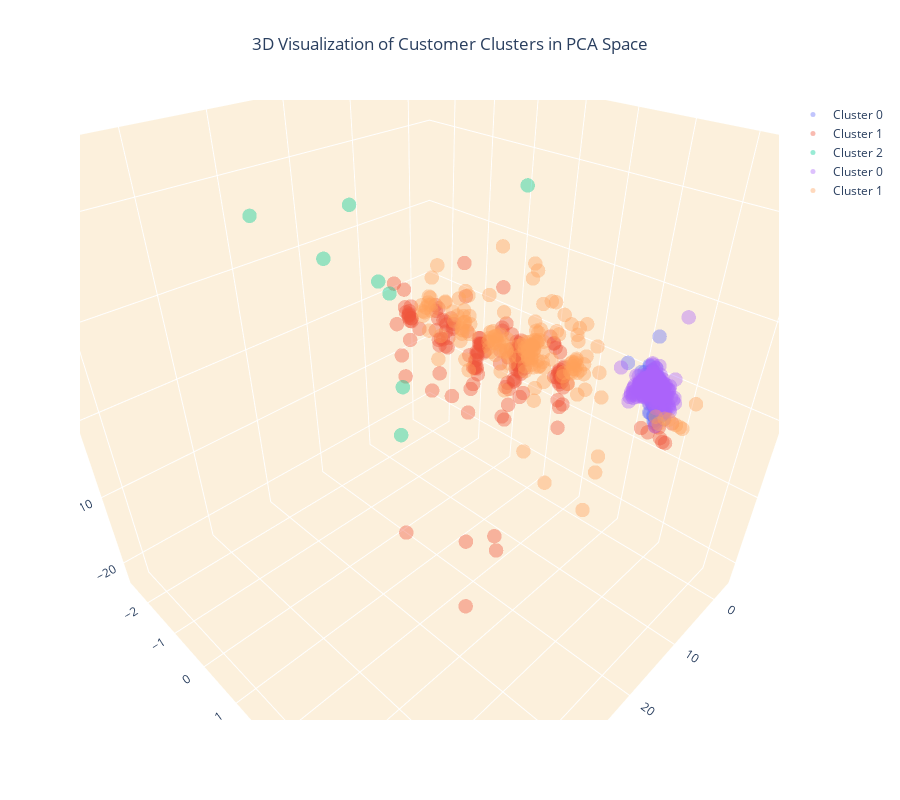

The notebook cell saved with this chart:
### Code cell
import plotly.graph_objects as go


# Create separate data frames for each cluster
cluster_0 = customer_data_pca[customer_data_pca['cluster'] == 0]
cluster_1 = customer_data_pca[customer_data_pca['cluster'] == 1]
cluster_2 = customer_data_pca[customer_data_pca['cluster'] == 2]
cluster_3 = customer_data_pca[customer_data_pca['cluster'] == 3]
cluster_4 = customer_data_pca[customer_data_pca['cluster'] == 4]
#cluster_5 = customer_data_pca[customer_data_pca['cluster'] == 5]

# Create a 3D scatter plot
fig = go.Figure()

# Add data points for each cluster separately and specify the color
fig.add_trace(go.Scatter3d(x=cluster_0['PC1'], y=cluster_0['PC2'], z=cluster_0['PC3'], 
                           mode='markers', marker=dict( size=5, opacity=0.4), name='Cluster 0'))
fig.add_trace(go.Scatter3d(x=cluster_1['PC1'], y=cluster_1['PC2'], z=cluster_1['PC3'], 
                           mode='markers', marker=dict( size=5, opacity=0.4), name='Cluster 1'))
fig.add_trace(go.Scatter3d(x=cluster_2['PC1'], y=cluster_2['PC2'], z=cluster_2['PC3'], 
                           mode='markers', marker=dict( size=5, opacity=0.4), name='Cluster 2'))
fig.add_trace(go.Scatter3d(x=cluster_3['PC1'], y=cluster_0['PC2'], z=cluster_0['PC3'], 
                           mode='markers', marker=dict( size=5, opacity=0.4), name='Cluster 0'))
fig.add_trace(go.Scatter3d(x=cluster_4['PC1'], y=cluster_1['PC2'], z=cluster_1['PC3'], 
                           mode='markers', marker=dict( size=5, opacity=0.4), name='Cluster 1'))
#fig.add_trace(go.Scatter3d(x=cluster_5['PC1'], y=cluster_2['PC2'], z=cluster_2['PC3'], 
#                           mode='markers', marker=dict( size=5, opacity=0.4), name='Cluster 2'))

# Set the title and layout details
fig.update_layout(
    title=dict(text='3D Visualization of Customer Clusters in PCA Space', x=0.5),
    scene=dict(
        xaxis=dict(backgroundcolor="#fcf0dc", gridcolor='white', title='PC1'),
        yaxis=dict(backgroundcolor="#fcf0dc", gridcolor='white', title='PC2'),
        zaxis=dict(backgroundcolor="#fcf0dc", gridcolor='white', title='PC3'),
    ),
    width=900,
    height=800
)

# Show the plot
fig.show()

### Figure 1 — Plotly figure (JSON) as saved in the notebook; plotly's stock layout.template omitted (floating-point values rounded to 4 significant figures; data arrays with more than 128 entries replaced by an {"elided": "..."} marker saying what was removed)
{"data": [{"marker": {"opacity": 0.4, "size": 5}, "mode": "markers", "name": "Cluster 0", "type": "scatter3d", "x": {"elided": "558 float values"}, "y": {"elided": "558 float values"}, "z": {"elided": "558 float values"}}, {"marker": {"opacity": 0.4, "size": 5}, "mode": "markers", "name": "Cluster 1", "type": "scatter3d", "x": {"elided": "174 float values"}, "y": {"elided": "174 float values"}, "z": {"elided": "174 float values"}}, {"marker": {"opacity": 0.4, "size": 5}, "mode": "markers", "name": "Cluster 2", "type": "scatter3d", "x": [26.02, 17.81, 25.24, 51.0, 41.81, 20.78, 17.58, 35.13, 39.93], "y": [0.5649, -0.5321, 0.9326, 4.983, 5.302, 2.675, -1.552, 1.028, 0.5218], "z": [14.0, 7.952, 3.16, 22.38, -15.35, 24.79, 16.03, 19.59, 23.39]}, {"marker": {"opacity": 0.4, "size": 5}, "mode": "markers", "name": "Cluster 0", "type": "scatter3d", "x": {"elided": "2080 float values"}, "y": {"elided": "558 float values"}, "z": {"elided": "558 float values"}}, {"marker": {"opacity": 0.4, "size": 5}, "mode": "markers", "name": "Cluster 1", "type": "scatter3d", "x": {"elided": "1461 float values"}, "y": {"elided": "174 float values"}, "z": {"elided": "174 float values"}}], "layout": {"height": 800, "scene": {"aspectmode": "auto", "aspectratio": {"x": 1, "y": 1, "z": 1}, "camera": {"center": {"x": 0, "y": 0, "z": 0}, "eye": {"x": 0.855, "y": 0.855, "z": 0.855}, "projection": {"type": "perspective"}, "up": {"x": 0, "y": 0, "z": 1}}, "xaxis": {"backgroundcolor": "#fcf0dc", "gridcolor": "white", "title": {"text": "PC1"}, "type": "linear"}, "yaxis": {"backgroundcolor": "#fcf0dc", "gridcolor": "white", "title": {"text": "PC2"}, "type": "linear"}, "zaxis": {"backgroundcolor": "#fcf0dc", "gridcolor": "white", "title": {"text": "PC3"}, "type": "linear"}}, "title": {"text": "3D Visualization of Customer Clusters in PCA Space", "x": 0.5}, "width": 900}}
